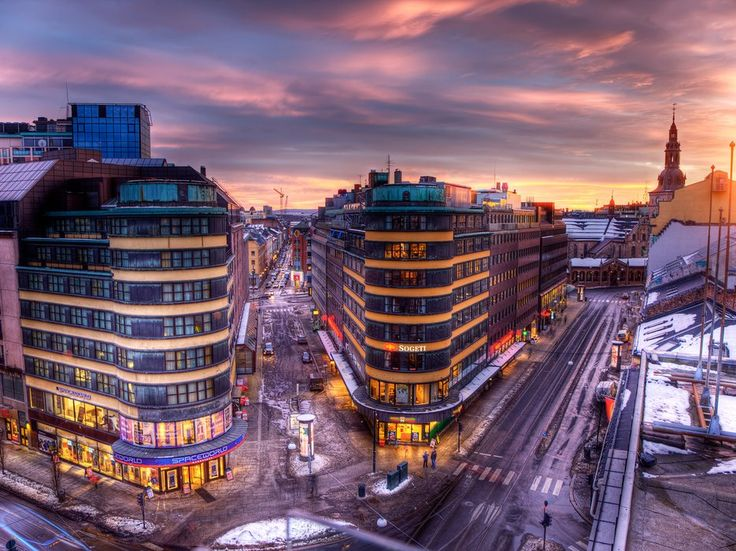
#> input picture 2/img/2.png, 736 x 551 px
$ python dop.py
#> lines starting #> are read from the running program, lines starting #| are printed output that depends on the picture
import cv2
import numpy as np

image = cv2.imread('img/2.png')
#> image is the input picture: shape (551, 736, 3); mean B, G, R 111.7, 93.8, 120.9
gray = cv2.cvtColor(image, cv2.COLOR_BGR2GRAY)
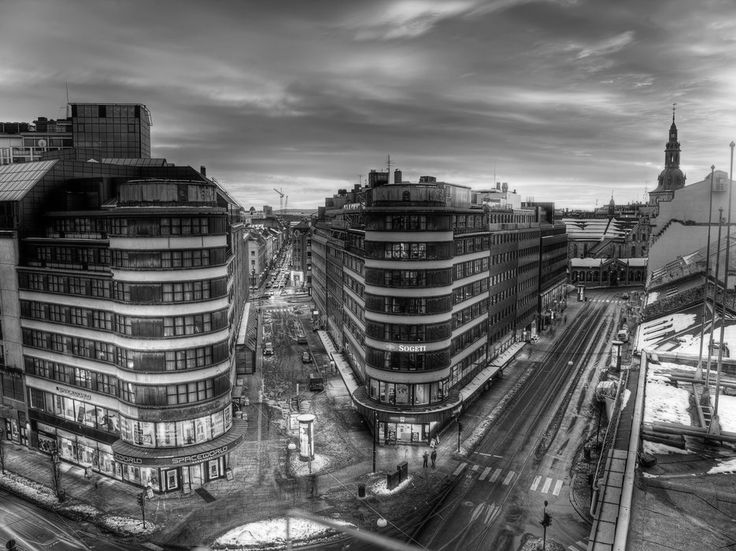
#> gray: shape (551, 736); min 0, max 255, mean 104


kernel = np.ones((3,3), np.uint8)


opening = cv2.morphologyEx(gray, cv2.MORPH_OPEN, kernel)
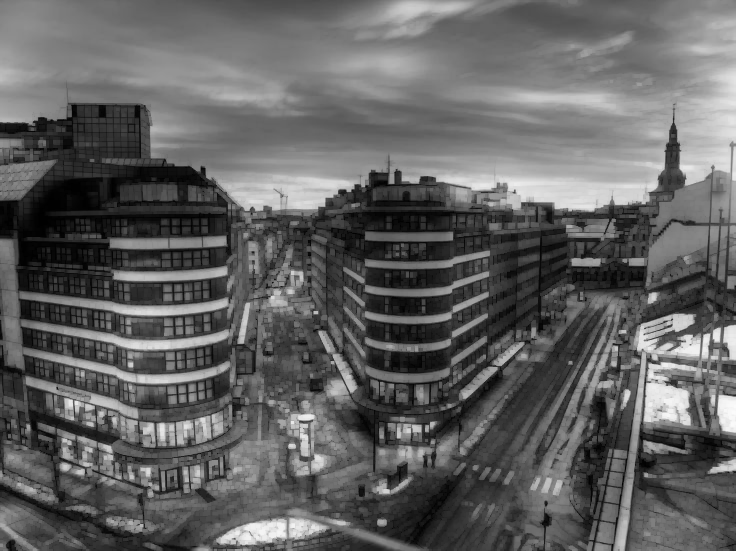
#> opening: shape (551, 736); min 0, max 251, mean 97.6

closing = cv2.morphologyEx(gray, cv2.MORPH_CLOSE, kernel)
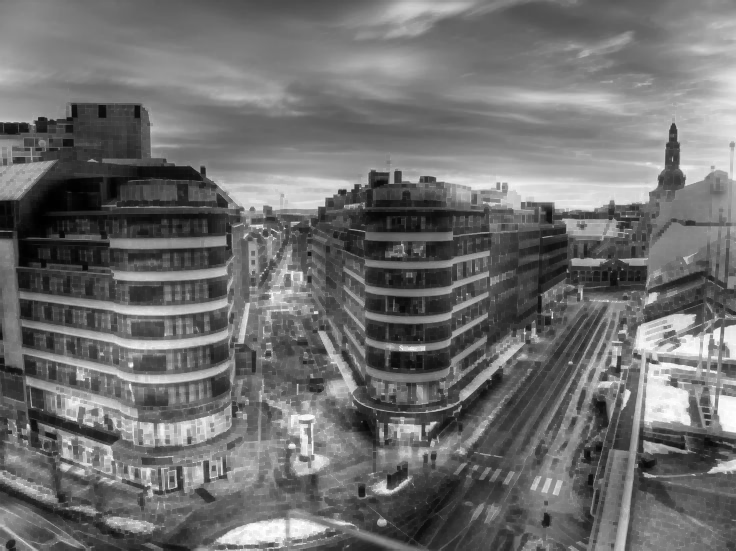
#> closing: shape (551, 736); min 0, max 255, mean 110.7

opening_then_closing = cv2.morphologyEx(opening, cv2.MORPH_CLOSE, kernel)

cv2.imshow('Original', gray)

cv2.imshow('Opening (removes salt)', opening)
cv2.imshow('Closing (removes pepper)', closing)
cv2.imshow('Opening then Closing', opening_then_closing)


cv2.waitKey(0)
cv2.destroyAllWindows()


cv2.imwrite('opening.jpg', opening)
cv2.imwrite('closing.jpg', closing)

$ run again, with 2/img/3.bmp saved as 2/img/2.png
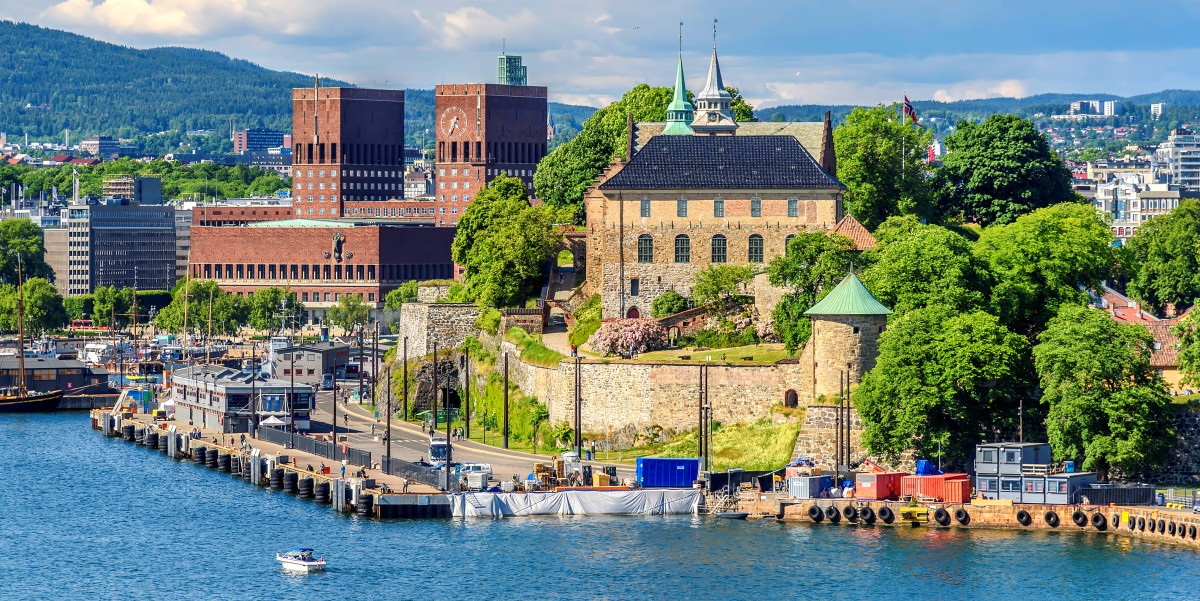
#> input picture 2/img/3.bmp, 1200 x 601 px
#> image is the input picture: shape (601, 1200, 3); mean B, G, R 122.3, 129.9, 113.3
#> `opening = cv2.morphologyEx(gray, cv2.MORPH_OPEN, kernel)`:
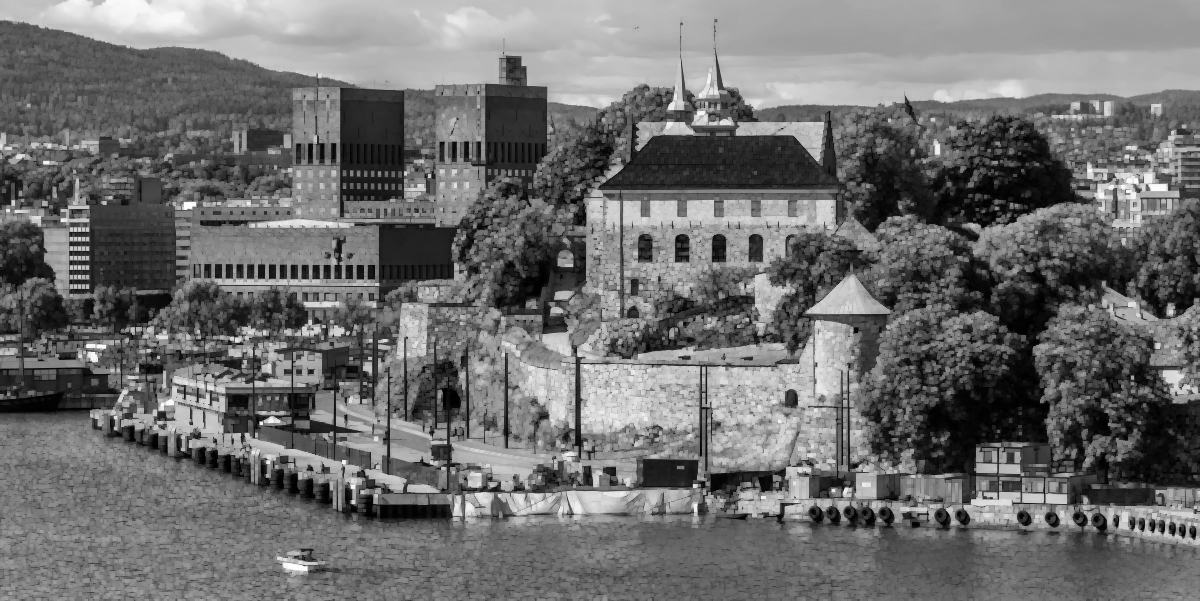
#> opening: shape (601, 1200); min 0, max 253, mean 110.3
#> `closing = cv2.morphologyEx(gray, cv2.MORPH_CLOSE, kernel)`:
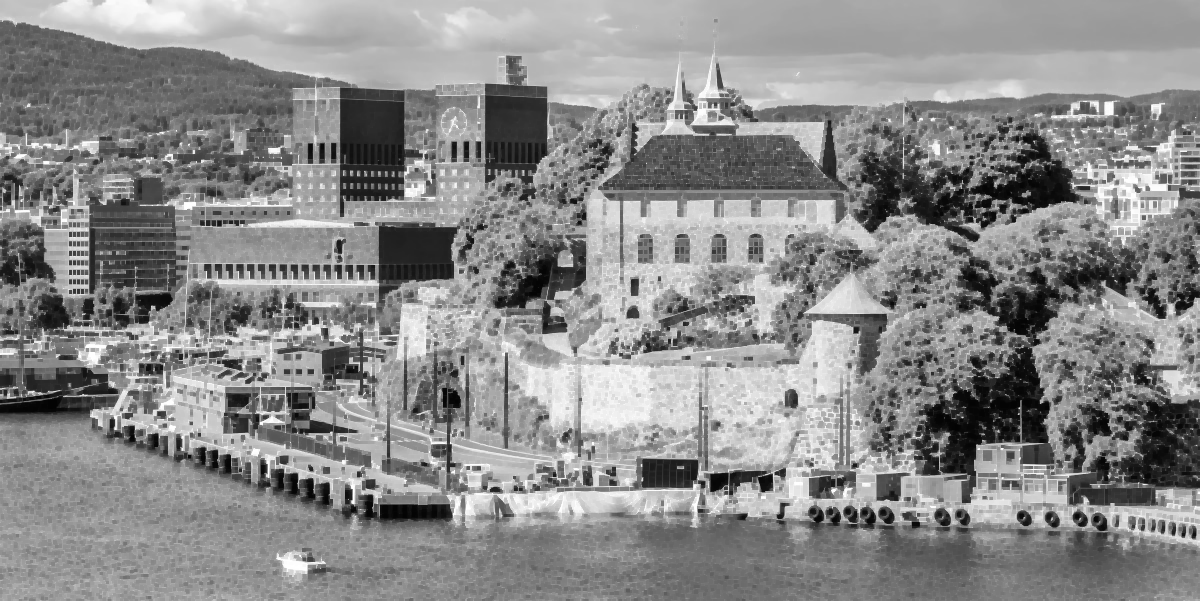
#> closing: shape (601, 1200); min 3, max 255, mean 137.6
